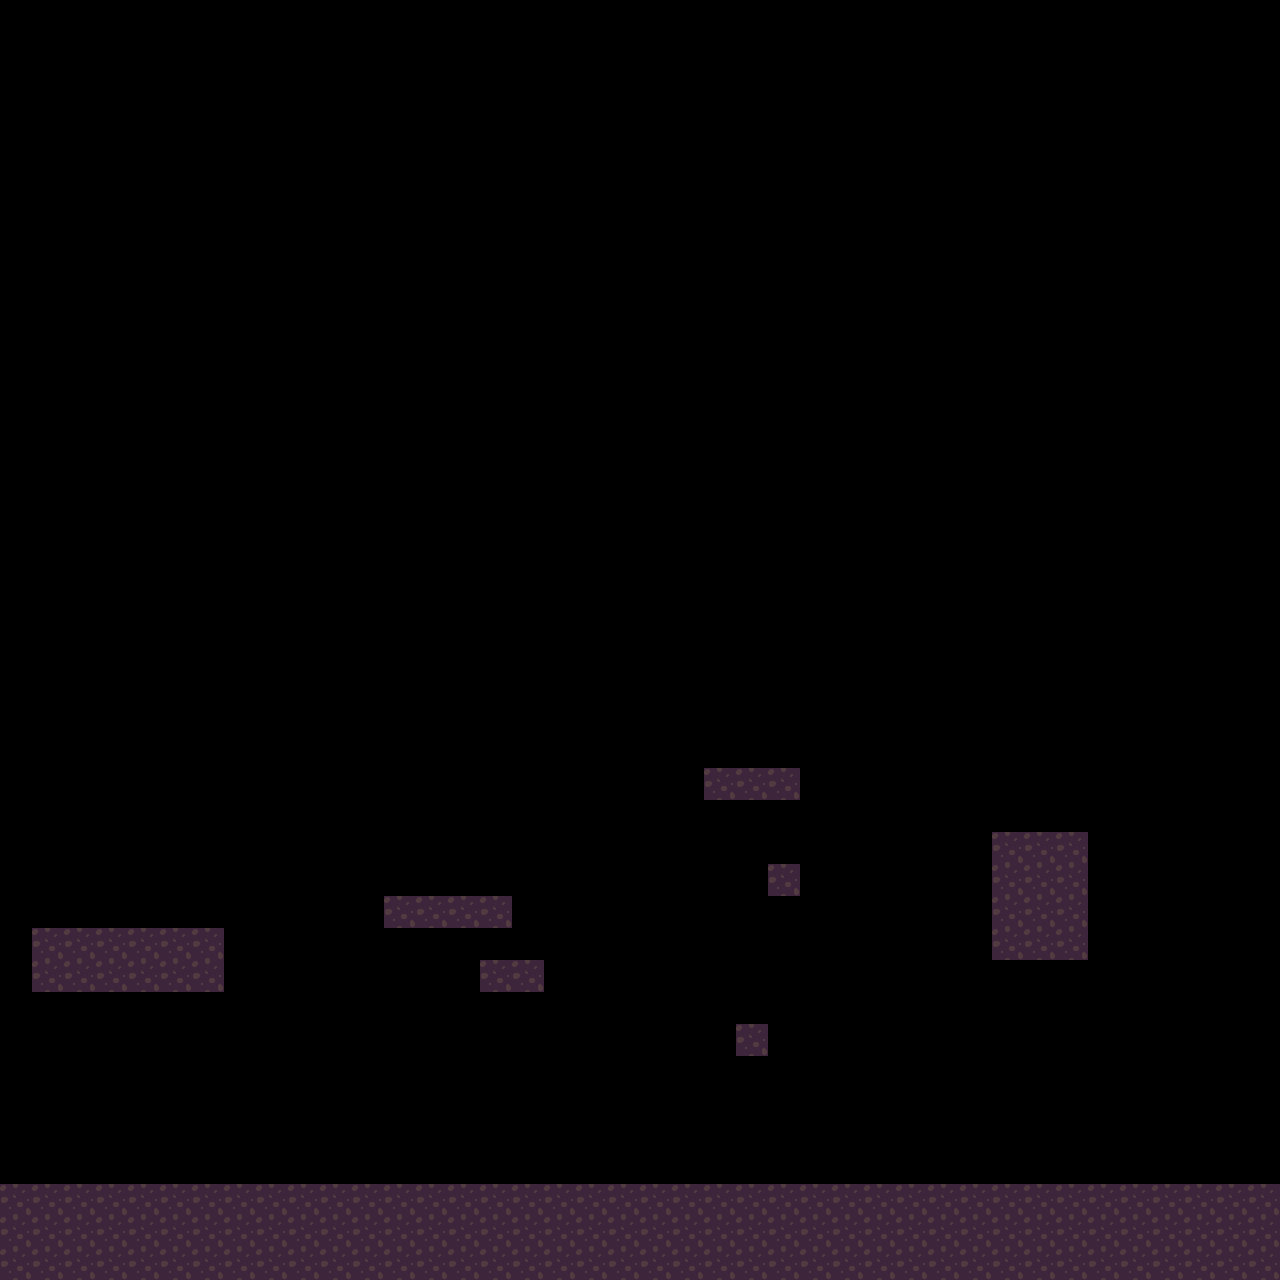

Below is a game level as drawn by its tile map, then a one-line description and the .tmx that defines it (tile-layer data replaced by summaries):
An orthogonal 40x40 tile map with 32x32 px tiles, 1 tile layer (tile) and 1 object.

<map version="1.2" tiledversion="1.3.1" orientation="orthogonal" renderorder="right-down" compressionlevel="0" width="40" height="40" tilewidth="32" tileheight="32" infinite="0" nextlayerid="3" nextobjectid="3">
 <tileset firstgid="1" source="Tileset.tsx" />
 <layer id="1" name="tile" width="40" height="40">
  <data>[1600 cells, 155 non-empty, 1 distinct tile ids]</data>
 </layer>
 <objectgroup id="2" name="object">
  <object id="2" x="-2.66667" y="1193.33" width="1281.33" height="85.3333" />
 </objectgroup>
</map>
